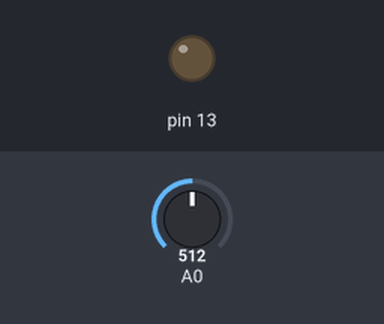
Recording of a sketch running on a simulated Arduino Uno, built with avr-gcc and run on an emulated ATmega328P. On the bench: output pins drawn as LEDs (lit = HIGH). Inputs (shaded band) come from the test bench; at power-on: A0 = 512.

Above: at 1.2 s.
1.3 s: A0 set to 530
At 2.7 s:
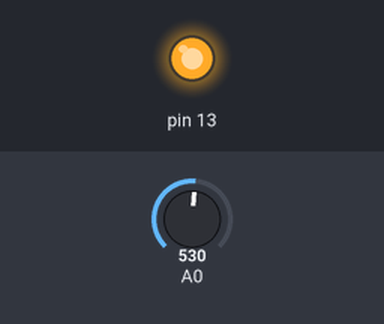
4.3 s: A0 set to 511
At 7.1 s:
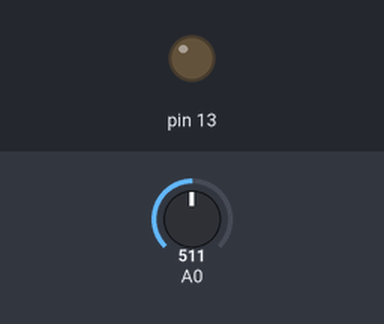
7.3 s: A0 set to 306
At 8.5 s:
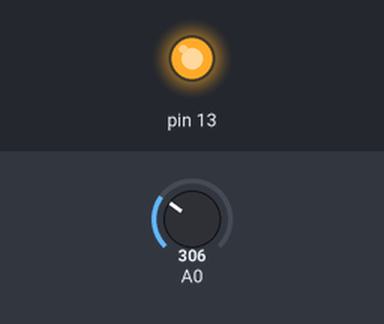
Timing chart, 0 to 10.8 s (numbered marks = the images above; inputs shaded):
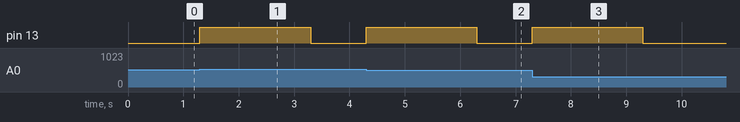

The sketch:

clapForLedSimple.ino
```cpp
//global variables
int readValue;
int maximumValue;
int minimumValue;


// will reset maximum and minimum values only when we call it
void resetMaximumAndMinimum()
{
  maximumValue = 0;             // set maximum to lowest value possible
  minimumValue = 32767;         // set minimum to highest value possible
}


// this runs only once on the startup
void setup()
{
  // initialize built-in LED light at digital pin 13 as an output
  pinMode(13, OUTPUT);
  resetMaximumAndMinimum();
}


// the loop runs over and over again forever
void loop()
{
  // read current value from the microphone
  readValue = analogRead(A0);

  // if read value is smaller than minimum then set it as the new minimum
  if (readValue < minimumValue)
  {
    minimumValue = readValue;
  }

  // if read value is bigger than maximum then set it as the new maximum
  if (readValue > maximumValue)
  {
    maximumValue = readValue;
  }

  // Change the 10 constant to adjust the sensitivity.
  //   To 20 if you want the light triggered on louder claps
  //   Ti 5  if you want the light triggered on quieter noises
  //   Feel free to experiment with the values.
  if ( (maximumValue - minimumValue) > 10 )
  {
    digitalWrite(13, HIGH);       // turn the LED on (HIGH is the voltage level)
    delay(2 * 1000);              // wait for 2 seconds (2 * 1000ms)
    digitalWrite(13, LOW );       // turn the LED off by making the voltage LOW

    // if we wouldn't clear the max & min then after first trigger it would get
    // triggered every single time no matter what read values were
    resetMaximumAndMinimum();
  }
}
```

Measured:
- the behaviour switches between 522 and 523 on A0 (found by bisection; images 0 and 1)
- after the input at 1.3 s, pin 13: LOW → HIGH at once, → LOW 2.0 s later
- after the input at 4.3 s, pin 13: LOW → HIGH at once, → LOW 2.0 s later
- after the input at 7.3 s, pin 13: LOW → HIGH at once, → LOW 2.0 s later
